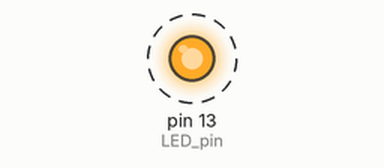
Simulated run of this sketch. Board: Teensy 4. Parts: output pins drawn as LEDs (lit = HIGH). Dashed ring = blinking.

Above: at 0.7 s.
Timing chart, 0 to 3.5 s (numbered marks = the images above):
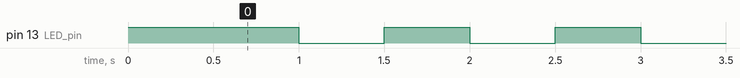

The sketch:

teensy_serial_test.ino
```cpp
void setup() {
  // put your setup code here, to run once:
  Serial.begin(115200);
  Serial1.begin(115200);
  Serial2.begin(31250);
  Serial3.begin(31250);
  pinMode(13, OUTPUT); // LED pin

    digitalWriteFast(13, HIGH); // LED on
    delay(500);
    digitalWriteFast(13, LOW);
}
void loop() {
  // put your main code here, to run repeatedly:
digitalWriteFast(13, HIGH); // LED on
    delay(500);
    digitalWriteFast(13, LOW);
 delay(500);
}
```

Measured:
- by itself, pin 13 (LED_pin): alternates HIGH for 0.50 s and LOW for 0.50 s
